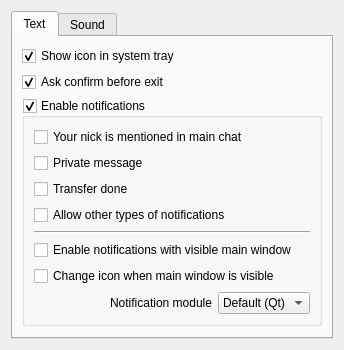
<?xml version="1.0" encoding="UTF-8"?>
<ui version="4.0">
 <class>UISettingsNotification</class>
 <widget class="QWidget" name="UISettingsNotification">
  <property name="geometry">
   <rect>
    <x>0</x>
    <y>0</y>
    <width>344</width>
    <height>315</height>
   </rect>
  </property>
  <property name="windowTitle">
   <string>Form</string>
  </property>
  <layout class="QGridLayout" name="gridLayout">
   <item row="0" column="0">
    <widget class="QTabWidget" name="tabWidget">
     <property name="currentIndex">
      <number>0</number>
     </property>
     <widget class="QWidget" name="tab">
      <attribute name="title">
       <string>Text</string>
      </attribute>
      <layout class="QVBoxLayout" name="verticalLayout_2">
       <item>
        <widget class="QCheckBox" name="checkBox_TRAY">
         <property name="text">
          <string>Show icon in system tray</string>
         </property>
         <property name="checked">
          <bool>true</bool>
         </property>
        </widget>
       </item>
       <item>
        <widget class="QCheckBox" name="checkBox_EXIT_CONFIRM">
         <property name="text">
          <string>Ask confirm before exit</string>
         </property>
         <property name="checked">
          <bool>true</bool>
         </property>
        </widget>
       </item>
       <item>
        <widget class="QGroupBox" name="groupBox">
         <property name="title">
          <string>Enable notifications</string>
         </property>
         <property name="checkable">
          <bool>true</bool>
         </property>
         <layout class="QVBoxLayout" name="verticalLayout">
          <item>
           <widget class="QCheckBox" name="checkBox_NICKSAY">
            <property name="text">
             <string>Your nick is mentioned in main chat</string>
            </property>
           </widget>
          </item>
          <item>
           <widget class="QCheckBox" name="checkBox_PM">
            <property name="text">
             <string>Private message</string>
            </property>
           </widget>
          </item>
          <item>
           <widget class="QCheckBox" name="checkBox_TRDONE">
            <property name="text">
             <string>Transfer done</string>
            </property>
           </widget>
          </item>
          <item>
           <widget class="QCheckBox" name="checkBox_ANY">
            <property name="text">
             <string>Allow other types of notifications</string>
            </property>
           </widget>
          </item>
          <item>
           <widget class="Line" name="line">
            <property name="orientation">
             <enum>Qt::Horizontal</enum>
            </property>
           </widget>
          </item>
          <item>
           <widget class="QCheckBox" name="checkBox_MWACTIVE">
            <property name="text">
             <string>Enable notifications with visible main window</string>
            </property>
           </widget>
          </item>
          <item>
           <widget class="QCheckBox" name="checkBox_MWVISIBLE">
            <property name="text">
             <string>Change icon when main window is visible</string>
            </property>
           </widget>
          </item>
          <item>
           <layout class="QHBoxLayout" name="horizontalLayout">
            <item>
             <widget class="QLabel" name="label_4">
              <property name="sizePolicy">
               <sizepolicy hsizetype="Expanding" vsizetype="Preferred">
                <horstretch>0</horstretch>
                <verstretch>0</verstretch>
               </sizepolicy>
              </property>
              <property name="text">
               <string>Notification module</string>
              </property>
              <property name="alignment">
               <set>Qt::AlignRight|Qt::AlignTrailing|Qt::AlignVCenter</set>
              </property>
              <property name="wordWrap">
               <bool>true</bool>
              </property>
             </widget>
            </item>
            <item>
             <widget class="QComboBox" name="comboBox">
              <property name="sizePolicy">
               <sizepolicy hsizetype="Minimum" vsizetype="Fixed">
                <horstretch>0</horstretch>
                <verstretch>0</verstretch>
               </sizepolicy>
              </property>
              <item>
               <property name="text">
                <string>Default (Qt)</string>
               </property>
              </item>
              <item>
               <property name="text">
                <string>D-Bus</string>
               </property>
              </item>
             </widget>
            </item>
           </layout>
          </item>
         </layout>
        </widget>
       </item>
       <item>
        <spacer name="verticalSpacer">
         <property name="orientation">
          <enum>Qt::Vertical</enum>
         </property>
         <property name="sizeHint" stdset="0">
          <size>
           <width>20</width>
           <height>40</height>
          </size>
         </property>
        </spacer>
       </item>
      </layout>
     </widget>
     <widget class="QWidget" name="tab_2">
      <attribute name="title">
       <string>Sound</string>
      </attribute>
      <layout class="QGridLayout" name="gridLayout_5">
       <item row="0" column="0">
        <widget class="QGroupBox" name="groupBox_SND">
         <property name="title">
          <string>Enable sounds</string>
         </property>
         <property name="checkable">
          <bool>true</bool>
         </property>
         <layout class="QGridLayout" name="gridLayout_4">
          <item row="0" column="0" rowspan="2" colspan="3">
           <widget class="QGroupBox" name="groupBox_NICK">
            <property name="title">
             <string>Your nick is mentioned in main chat</string>
            </property>
            <property name="checkable">
             <bool>true</bool>
            </property>
            <layout class="QGridLayout" name="gridLayout_7">
             <property name="margin">
              <number>1</number>
             </property>
             <item row="0" column="0">
              <widget class="QLineEdit" name="lineEdit_SNDNICKSAY"/>
             </item>
             <item row="0" column="1">
              <widget class="QPushButton" name="pushButton_TESTNICKSAY">
               <property name="text">
                <string>Test</string>
               </property>
              </widget>
             </item>
             <item row="0" column="2">
              <widget class="QToolButton" name="toolButton_BRWNICK">
               <property name="text">
                <string/>
               </property>
              </widget>
             </item>
            </layout>
           </widget>
          </item>
          <item row="3" column="0" colspan="3">
           <widget class="QGroupBox" name="groupBox_PM">
            <property name="title">
             <string>Private message</string>
            </property>
            <property name="checkable">
             <bool>true</bool>
            </property>
            <layout class="QGridLayout" name="gridLayout_8">
             <property name="margin">
              <number>1</number>
             </property>
             <item row="0" column="0">
              <widget class="QLineEdit" name="lineEdit_SNDPM"/>
             </item>
             <item row="0" column="1">
              <widget class="QPushButton" name="pushButton_TESTPM">
               <property name="text">
                <string>Test</string>
               </property>
              </widget>
             </item>
             <item row="0" column="2">
              <widget class="QToolButton" name="toolButton_BRWPM">
               <property name="text">
                <string/>
               </property>
              </widget>
             </item>
            </layout>
           </widget>
          </item>
          <item row="4" column="0" colspan="3">
           <widget class="QGroupBox" name="groupBox_TR">
            <property name="title">
             <string>Transfer done</string>
            </property>
            <property name="checkable">
             <bool>true</bool>
            </property>
            <layout class="QGridLayout" name="gridLayout_9">
             <property name="margin">
              <number>1</number>
             </property>
             <item row="0" column="0">
              <widget class="QLineEdit" name="lineEdit_SNDTRDONE"/>
             </item>
             <item row="0" column="1">
              <widget class="QPushButton" name="pushButton_TESTTR">
               <property name="text">
                <string>Test</string>
               </property>
              </widget>
             </item>
             <item row="0" column="2">
              <widget class="QToolButton" name="toolButton_BRWTR">
               <property name="text">
                <string/>
               </property>
              </widget>
             </item>
            </layout>
           </widget>
          </item>
         </layout>
        </widget>
       </item>
       <item row="2" column="0">
        <spacer name="verticalSpacer_2">
         <property name="orientation">
          <enum>Qt::Vertical</enum>
         </property>
         <property name="sizeHint" stdset="0">
          <size>
           <width>20</width>
           <height>40</height>
          </size>
         </property>
        </spacer>
       </item>
       <item row="1" column="0">
        <widget class="QGroupBox" name="groupBox_SNDCMD">
         <property name="title">
          <string>Use external command</string>
         </property>
         <property name="checkable">
          <bool>true</bool>
         </property>
         <layout class="QGridLayout" name="gridLayout_6">
          <property name="margin">
           <number>1</number>
          </property>
          <item row="0" column="0">
           <widget class="QLineEdit" name="lineEdit_SNDCMD"/>
          </item>
         </layout>
        </widget>
       </item>
      </layout>
     </widget>
    </widget>
   </item>
  </layout>
 </widget>
 <resources/>
 <connections/>
</ui>
